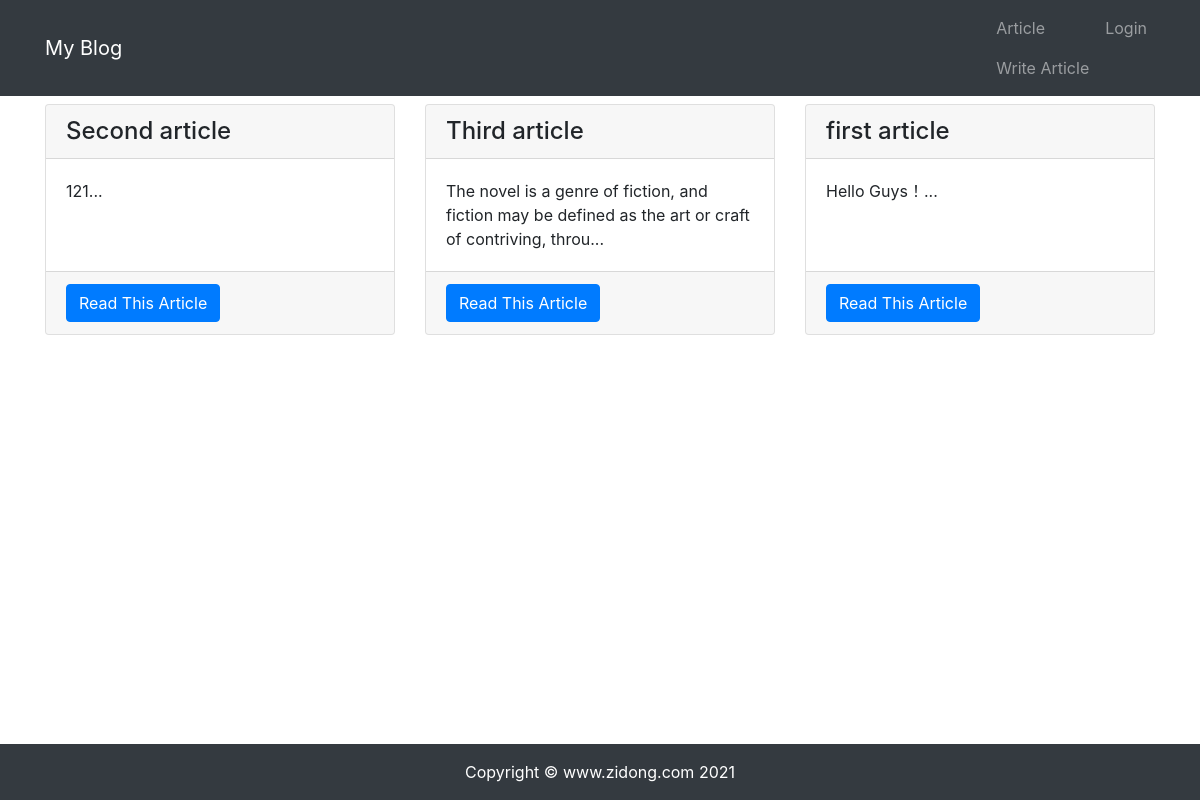
Page /article/article-list/ on the committed database.
### article/models.py (models this page shows, shortened)
class ArticlePost(models.Model):
    author = models.ForeignKey(User, on_delete=models.CASCADE)
    title = models.CharField(max_length=100)
    body = models.TextField()
    created = models.DateTimeField(default=timezone.now)
    updated = models.DateTimeField(auto_now=True)
    class Meta:
        ordering = ('-created',)

### article/views.py (the view)
# urls.py: path('article-list/', views.article_list, name='article_list'),
def article_list(request):
    articles = ArticlePost.objects.all()
    context = {'articles': articles}
    return render(request, 'article/list.html', context)

### templates/article/list.html (shortened to what this page needs)
{% extends "base.html" %}
{% load static %}
{% block content %}
<div class="container">
    <div class="row mt-2">
        {% for article in articles %}
        <div class="col-4 mb-4">
            <div class="card h-100">
                <h4 class="card-header">{{ article.title }}</h4>
                <div class="card-body">
                    <p class="card-text">{{ article.body|slice:'100' }}...</p>
                </div>
                <div class="card-footer">
                    <a href="{% url 'article:article_detail' article.id %}" class="btn btn-primary">Read This Article</a>
                </div>
            </div>
        </div>
        {% endfor %}
    </div>
</div>
{% endblock content %}

### templates/base.html (shortened to what this page needs)
{% load static %}
<!DOCTYPE html>
<html lang="en">
<head>
    <link rel="stylesheet" href="{% static 'bootstrap/css/bootstrap.min.css' %}">
</head>
<body>
    {% include 'header.html' %}
    {% block content %}{% endblock content %}
    {% include 'footer.html' %}
</body>
</html>

### templates/header.html
<nav class="navbar navbar-expand-lg navbar-dark bg-dark">
    <div class="container">
        <a class="navbar-brand" href="#">My Blog</a>
        <div>
            <ul class="navbar-nav">
                <li class="nav-item">
                    <a class="nav-link" href="{% url 'article:article_list' %}">Article</a>
                    <a class="nav-link" href="{% url 'article:article_create' %}">Write Article</a>
                </li>
                {% if user.is_authenticated %}
                    <li class="nav-item dropdown">
                        <a class="nav-link dropdown-toggle" href="#" id="navbarDropdown" role="button"
                           data-toggle="dropdown" aria-haspopup="true" aria-expanded="false">
                            {{ user.username }}
                        </a>
                        <div class="dropdown-menu" aria-labelledby="navbarDropdown">
                            <a class="dropdown-item" href='{% url "userprofile:logout" %}'>Log out</a>
                        </div>
                    </li>
                {% else %}
                    <li class="nav-item">
                        <a class="nav-link" href="{% url 'userprofile:login' %}">Login</a>
                    </li>
                {% endif %}
            </ul>
        </div>
    </div>
</nav>

### templates/footer.html
{% load static %}
<div>
    <br><br><br>
</div>
<footer class="py-3 bg-dark fixed-bottom">
    <div class="container">
        <p class="m-0 text-center text-white">Copyright &copy; www.zidong.com 2021</p>
    </div>
</footer>

### rows in the picture
ArticlePost: title "Second article", body "121"
ArticlePost: title "Third article", body "The novel is a genre of fiction, and fiction may be defined as the art or craft of contriving, throu"
ArticlePost: title "first article", body "Hello Guys！"
